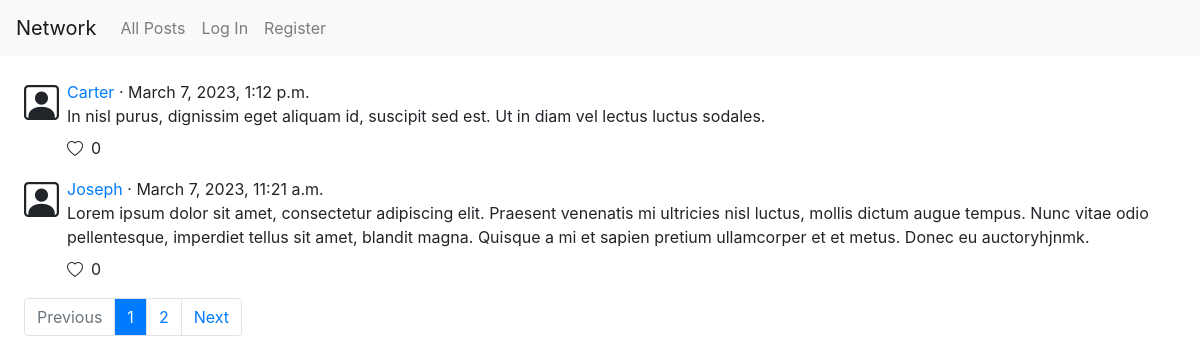
The app's page /, older data.
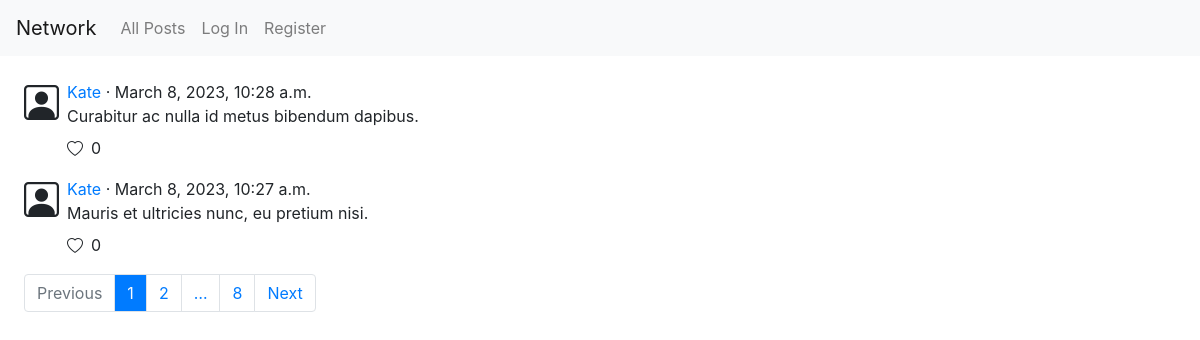
The same page, newer data.
### network/models.py (models this page shows, shortened)
class Post(models.Model):
    creator = models.ForeignKey(User, on_delete=models.CASCADE, related_name="posts")
    content = models.TextField(max_length=280)
    timestamp = models.DateTimeField(auto_now_add=True)
    likers = models.ManyToManyField(User, related_name="likes")

class User(AbstractUser):
    def get_followers(self):
        filtered_connections = Connection.objects.filter(target=self)
        followers = []
        for connection in filtered_connections:
            followers.append(connection.origin)
        return followers

### network/views.py (the view)
# urls.py: path("", views.index, name="index"),
def index(request):
    posts = Post.objects.order_by("-timestamp").all()
    paginator = Paginator(posts, 2)
    page_number = request.GET.get("page", 1)
    page_obj = paginator.get_page(page_number)
    page_numbers_list = paginator.get_elided_page_range(page_number, on_each_side=1, on_ends=1)
    return render(request, "network/index.html", {
        "form": NewPostForm(),
        "page_obj": page_obj,
        "page_numbers_list": page_numbers_list
    })

### network/templates/network/index.html (shortened to what this page needs)
{% extends "network/layout.html" %}
{% block body %}
    <div class="main_container ml-4 mt-4">
        {% for post in page_obj %}
            <div class="post_container d-flex justify-content-start align-items-start mb-3">
                <i class="bi bi-person-square user_icon mr-2 d-flex justify-content-start"></i>
                <div class="post_details d-flex flex-column justify-content-start align-items-start">
                    <div class="username_timestamp_container">
                        <div class="mr-3"><a href="{% url 'network:profile' post.creator.username %}">{{ post.creator }}</a> · {{ post.timestamp }}</div>
                    </div>
                    <div class="content_container mb-2">{{ post.content }}</div>
                    <div class="likes_container d-flex justify-content-start align-items-start">
                        {% if request.user in post.likers %}
                            <i class="bi bi-heart-fill heart_icon"></i>
                        {% else %}
                            <i class="bi bi-heart heart_icon"></i>
                        {% endif %}
                        <div class="likes_count_container ml-2">{{ post.likers.count }}</div>
                    </div>
                </div>
            </div>
        {% empty %}
            {% if following_posts_page %}
                <div>Follow users so you can see their posts!</div>
            {% endif %}
        {% endfor %}
        {% include 'network/includes/page_navigation.html' %}
    </div>
{% endblock %}

### network/templates/network/layout.html (shortened to what this page needs)
{% load static %}
<!DOCTYPE html>
<html lang="en">
    <head>
        <link rel="stylesheet" href="https://stackpath.bootstrapcdn.com/bootstrap/4.4.1/css/bootstrap.min.css">
        <link rel="stylesheet" href="https://cdn.jsdelivr.net/npm/bootstrap-icons@1.10.3/font/bootstrap-icons.css">
        <link href="{% static 'network/styles.css' %}" rel="stylesheet">
    </head>
    <body>
        <nav class="navbar navbar-expand-lg navbar-light bg-light">
            <a class="navbar-brand" href="#">Network</a>
            <div>
              <ul class="navbar-nav mr-auto">
                <li class="nav-item">
                  <a class="nav-link" href="{% url 'network:index' %}">All Posts</a>
                </li>
                {% if user.is_authenticated %}
                    <li class="nav-item">
                        <a class="nav-link" href="{% url 'network:following_posts' %}">Following</a>
                    </li>
                    <li class="nav-item">
                        <a class="nav-link" href="{% url 'network:logout' %}">Log Out</a>
                    </li>
                {% else %}
                    <li class="nav-item">
                        <a class="nav-link" href="{% url 'network:login' %}">Log In</a>
                    </li>
                    <li class="nav-item">
                        <a class="nav-link" href="{% url 'network:register' %}">Register</a>
                    </li>
                {% endif %}
              </ul>
            </div>
        </nav>
        {% block body %}
        {% endblock %}
    </body>
</html>

### network/templates/network/includes/page_navigation.html
<nav aria-label="Page navigation">
    <ul class="pagination">
        {% if page_obj.has_previous %}
            <li class="page-item"><a class="page-link" href="?page={{ page_obj.previous_page_number }}">Previous</a></li>
        {% else %}
            <li class="page-item disabled"><span class="page-link">Previous</span></li>
        {% endif %}
        {% for page in page_numbers_list %}
            {% if page == page_obj.number %}
                <li class="page-item disabled"><span class="page-link bg-primary text-light">{{ page }}</span></li>
            {% elif page == page_obj.paginator.ELLIPSIS %}
                <li class="page-item"><span class="page-link">{{ page }}</span></li>
            {% else %}
                <li class="page-item"><a class="page-link" href="?page={{ page }}">{{ page }}</a></li>
            {% endif %}
        {% endfor %}
        {% if page_obj.has_next %}
            <li class="page-item"><a class="page-link" href="?page={{ page_obj.next_page_number }}">Next</a></li>
        {% else %}
            <li class="page-item disabled"><span class="page-link">Next</span></li>
        {% endif %}
    </ul>
</nav>

### network/static/network/styles.css (style rules this page uses)
.user_icon { font-size: 35px; margin-top: 5px; }
.heart_icon { margin-top: 1px; }

Row changes from the older to the newer data that the page shows:
no longer on this page (row unchanged): Post: creator "Carter", timestamp "March 7, 2023, 1:12 p.m.", content "In nisl purus, dignissim eget aliquam id, suscipit sed est. Ut in diam vel lectus luctus sodales.", likers.count "0"
no longer on this page (row unchanged): Post: creator "Joseph", timestamp "March 7, 2023, 11:21 a.m.", content "Lorem ipsum dolor sit amet, consectetur adipiscing elit. Praesent venenatis mi ultricies nisl luctus, mollis dictum augue tempus. Nunc vitae odio pellentesque, imperdiet tellus sit amet, blandit magna. Quisque a mi et sapien pretium ullamcorper et et metus. Donec eu auctoryhjnmk.", likers.count "0"
added Post: creator "Kate", timestamp "March 8, 2023, 10:28 a.m.", content "Curabitur ac nulla id metus bibendum dapibus.", likers.count "0"
added Post: creator "Kate", timestamp "March 8, 2023, 10:27 a.m.", content "Mauris et ultricies nunc, eu pretium nisi.", likers.count "0"
Text that changed along with them:
new list line: "8"
